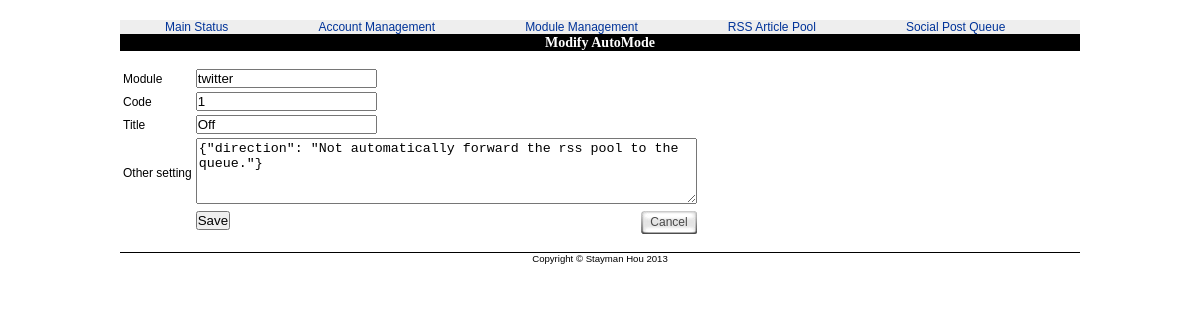
The app's page /SocialManagerPhpAdmin/public_files/AutoMode.php?method=get&pk=1 with its own data.
### tables this page shows
CREATE TABLE auto_mode (
	PK INT NOT NULL AUTO_INCREMENT PRIMARY KEY,
	MODULE INT NOT NULL,
	CODE INT NOT NULL,
	TITLE VARCHAR(20) NOT NULL,
	OTHER_SETTING TEXT
);

### SocialManagerPhpAdmin/model/AutoMode.php (called while the page is built, shortened)
<?php
class AutoMode
{
    private $PK;
    private $fields;
    public function __construct()
    {
        $this->PK = null;
        $this->fields = array('MODULE' => null,
                              'CODE' => null,
                              'TITLE' => null,
                              'OTHER_SETTING' => null);
    }
    public function __get($field)
    {
        if ($field == 'PK')
        {
            return $this->PK;
        }
        else
        {
            return $this->fields[$field];
        }
    }
    public function __set($field, $value)
    {
        if (array_key_exists($field, $this->fields))
        {
            $this->fields[$field] = $value;
        }
    }
    public static function getByPK($PK)
    {
        $am = new AutoMode();
        $query = sprintf("SELECT `MODULE`, `CODE`, `TITLE`, `OTHER_SETTING` FROM `auto_mode` WHERE `PK` = %d",$PK);
        $result = mysql_query($query, $GLOBALS['DB']);
        if (mysql_num_rows($result))
        {
            $row = mysql_fetch_assoc($result);
            $am->MODULE = $row['MODULE'];
            $am->CODE = $row['CODE'];
            $am->TITLE = $row['TITLE'];
            $am->OTHER_SETTING = $row['OTHER_SETTING'];
            $am->PK = $PK;
        }
        return $am;
    }
}
?>

### SocialManagerPhpAdmin/view/template-AutoMode.php (the view)
<form method="post"
 action="AutoMode.php?method=save">
 <table>
  <tr>
   <td><label for="MODULENAME">Module</label></td>
   <td><input type="text" name="MODULENAME" id="MODULENAME"
    value="<?php echo $GLOBALS['TEMPLATE']['Content']['ModuleList'][$am->MODULE];?>" readonly/></td>
  </tr>
  <tr>
   <td><label for="CODE">Code</label></td>
   <td><input type="text" name="CODE" id="CODE"
    value="<?php echo $am->CODE;?>"/></td>
  </tr>
  <tr>
   <td><label for="TITLE">Title</label></td>
   <td><input type="text" name="TITLE" id="TITLE"
    value="<?php echo $am->TITLE;?>"/></td>
  </tr>
  <tr>
   <td><label for="OTHER_SETTING">Other setting</label></td>
   <td><textarea name="OTHER_SETTING" id="OTHER_SETTING"
    cols="60" rows="4"><?php echo $am->OTHER_SETTING;?></textarea></td>
  </tr>
  <tr>
   <td> </td>
   <td>
    <input type="submit" style="float: left;" value="Save" onclick="return myconfirm('Are you sure you want to save it?');"/>
    <div class="abuttonwrapper" style="float: right; width: auto;"><a class="abutton" href="modmng.php" onclick="return myconfirm('Are you sure you want to cancel it?');"><span>Cancel</span></a></div>
   </td>
   <td><input type="hidden" name="submitted" value="1"/></td>
   <td><input type="hidden" name="MODULE" value="<?php echo $am->MODULE;?>"/></td>
   <td><input type="hidden" name="PK" value="<?php echo $am->PK;?>"/></td>
  </tr>
 </table>
</form>

### SocialManagerPhpAdmin/public_files/css/styles.css (style rules this page uses)
body { margin:0; padding:0; font-family:Arial, Helvetica, sans-serif; font-size:12px; }
a { color:#000; text-decoration:none; cursor:pointer; }
input, select { margin:0; padding:0; font-size:; }
form { margin:0; padding:0; }
body { font-family: Arial, Sans, sans-serif; text-align: center; }
a { color: #039; }
table { margin: 5px 0; }
a.abutton { background: transparent url('../media/square-gray-left.gif') no-repeat top left; display: block; float: left; font: normal 12px Arial; line-height: 15px; height: 23px; padding-left: 9px; text-decoration: none; }
a:link.abutton, a:visited.abutton, a:active.abutton { color: #494949; }
a.abutton span { background: transparent url('../media/square-gray-right.gif') no-repeat top right; display: block; padding: 4px 9px 4px 0; }
.abuttonwrapper { overflow: hidden; width: 100%; }

### records on screen
auto_mode: MODULENAME "twitter", CODE "1", TITLE "Off", OTHER_SETTING "{\"direction\": \"Not automatically forward the rss pool to the queue.\"}"

### other values on screen
$GLOBALS['TEMPLATE']['title'] "Modify AutoMode"
